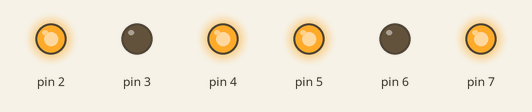
Recording of a sketch running on a simulated Arduino Uno, built with avr-gcc and run on an emulated ATmega328P. On the bench: output pins drawn as LEDs (lit = HIGH).

Above: at 0.1 s.
Timing chart, 0 to 1.6 s (numbered marks = the images above):
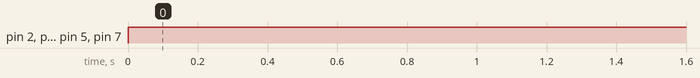

The sketch:

sketch_jun30a.ino
```cpp
//Right_Motor
#define enA 7;
#define in1 6;
#define in2 5;

//Left_Motor
#define enB 2;
#define in3 3;
#define in4 4;

void setup() {
  // put your setup code here, to run once:
  for (int pin = 2; pin <= 7; pin++) {
    pinMode(pin, OUTPUT);
  }
}

void loop() {
  // put your main code here, to run repeatedly:
moving(1,220);
delay(20);

  //


}

void moving(int n, int speedVal) {
  switch (n) {
    case 1://forward
      motor_drive('L', speedVal+20);
      motor_drive('R',  speedVal );
      break;
    case 2://turn_left
      motor_drive('L', -speedVal);
      motor_drive('R',  speedVal);
      break;
    case 3://turn_right
      motor_drive('L', speedVal);
      motor_drive('R', -speedVal);
      break;
    case 4://backward
      motor_drive('L',  -speedVal);
      motor_drive('R', -speedVal);
      break;
    case 5://stop
      motor_drive('L', 0);
      motor_drive('R', 0);
      break;
  }
}

void motor_drive(char motor, int spd) {
  int spd_pin;
  int dir1;
  int dir2;

  if (motor == 'L') {
    spd_pin = enA;
    dir1 = in1;
    dir2 = in2;
  }
  else if (motor == 'R') {
    spd_pin = enB;
    dir1 = in3;
    dir2 = in4;
  }
  else {
    return;
  }

  if (spd == 0) {
    digitalWrite(dir1, LOW);
    digitalWrite(dir2, LOW);
  }
  else if (spd < 0) {
    digitalWrite(dir1, HIGH);
    digitalWrite(dir2, LOW);
  }
  else if (spd > 0) {
    digitalWrite(dir1, LOW);
    digitalWrite(dir2, HIGH);
  }
  if (spd <= 0) {
    spd = -spd;
  } else {
    spd = spd;
  }
  analogWrite(spd_pin, spd);
}
void go_r() {
  moving(1, 200);
  delay(450);
  moving(3, 250);
  delay(800);
  moving(1, 200);
  delay(700);
  moving(2, 250);
  delay(400);
  moving(1, 200);
  delay(900);
  moving(2, 250);
  delay(400);
  moving(1, 200);
  delay(650);
  moving(3, 250);
  delay(650);
}
void go_b() {
  moving(1, 200);
  delay(450);
  moving(2, 250);
  delay(400);
  moving(1, 200);
  delay(650);
  moving(3, 250);
  delay(700);
  moving(1, 200);
  delay(900);
  moving(3, 250);
  delay(550);
  moving(1, 200);
  delay(750);
  moving(2, 250);
  delay(400);
}
void go_g(){
  moving(1, 200);
  delay(2000);
}
```

Measured:
- by itself, pin 2, pin 4, pin 5, pin 7: LOW → HIGH at 0.00 s
